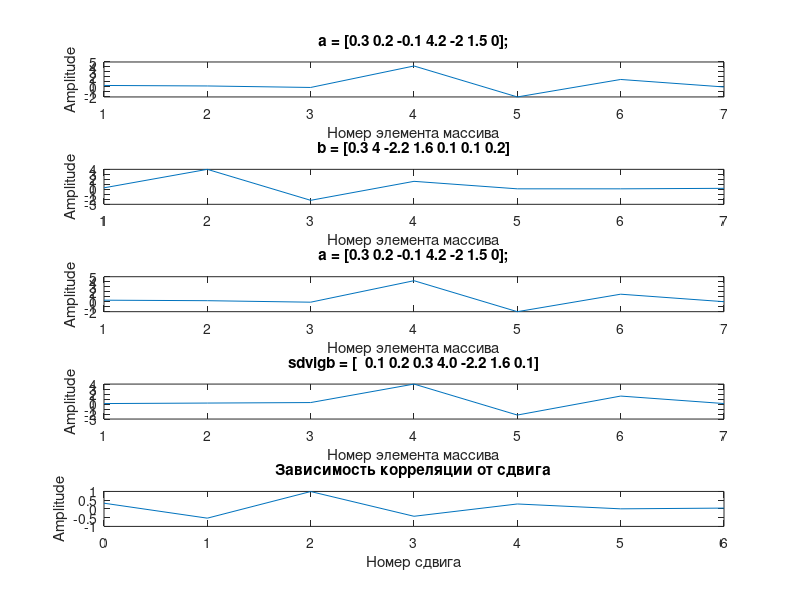

The MATLAB source for this figure:
N = 7;
a = [0.3 0.2 -0.1 4.2 -2 1.5 0];
b = [0.3 4 -2.2 1.6 0.1 0.1 0.2];
t = (1:N);
t2 = (0:N-1);
max_correlation = -1;
sdvig = 0;
corab = 0;
for n = 1:N
    corab = corab + (a(n) * b(n));
end
normcora = 0;
for n = 1:N
   normcora = normcora + (a(n) * a(n));
end
normcorb = 0;
for n = 1:N
   normcorb = normcorb + (b(n) * b(n));
end
normcorab = (corab/sqrt(normcora*normcorb));
dis = sprintf("\n---------------------\nОбычная корреляция\n---------------------\n A:B = %.4f",corab);
disp(dis);
dis = sprintf("\n---------------------\nНормализованная корреляция\n---------------------\n A:B = %.4f",normcorab);
disp(dis);


subplot(5, 1, 1);
plot(t,a);
xlabel("Номер элемента массива");
ylabel("Amplitude");
title("a = [0.3 0.2 -0.1 4.2 -2 1.5 0];");
subplot(5, 1, 2);
plot(t,b);
xlabel("Номер элемента массива");
ylabel("Amplitude"); 
title("b = [0.3 4 -2.2 1.6 0.1 0.1 0.2]");

correlation_values = [0.3 4.1 -2.2 1.6 0.1 0.1 0.2];
for n = 0:N-1
    
    shifted_b = circshift(b, [0, n]);
    

    corab = 0;
    for i = 1:N
        corab = corab + (a(i) * shifted_b(i));
    end
    normcora = 0;
    for i = 1:N
       normcora = normcora + (a(i) * a(i));
    end
    normcorb = 0;
    for i = 1:N
       normcorb = normcorb + (shifted_b(i) * shifted_b(i));
    end
    normcorab = (corab/sqrt(normcora*normcorb));
    correlation_values(n+1) = normcorab;
    if normcorab > max_correlation
    max_correlation = normcorab;
    sdvig = n;
    end
end

bs = circshift(b, [0, sdvig]);
dis1 = " ";
for n= 1:N
    dis1 = sprintf("%s %.1f", dis1, bs(n));
end
dis1 = sprintf("sdvigb = [%s]", dis1);
dis = sprintf("Необходимый сдвиг >> %d", sdvig);
disp(dis); 
subplot(5, 1, 3);
plot(t,a);
xlabel("Номер элемента массива");
ylabel("Amplitude");
title("a = [0.3 0.2 -0.1 4.2 -2 1.5 0];");
subplot(5, 1, 4);
plot(t,bs);
xlabel("Номер элемента массива");
ylabel("Amplitude"); 
title(dis1);
subplot(5, 1, 5);
plot(t2,correlation_values);
xlabel("Номер сдвига");
ylabel("Amplitude"); 
title("Зависимость корреляции от сдвига");
